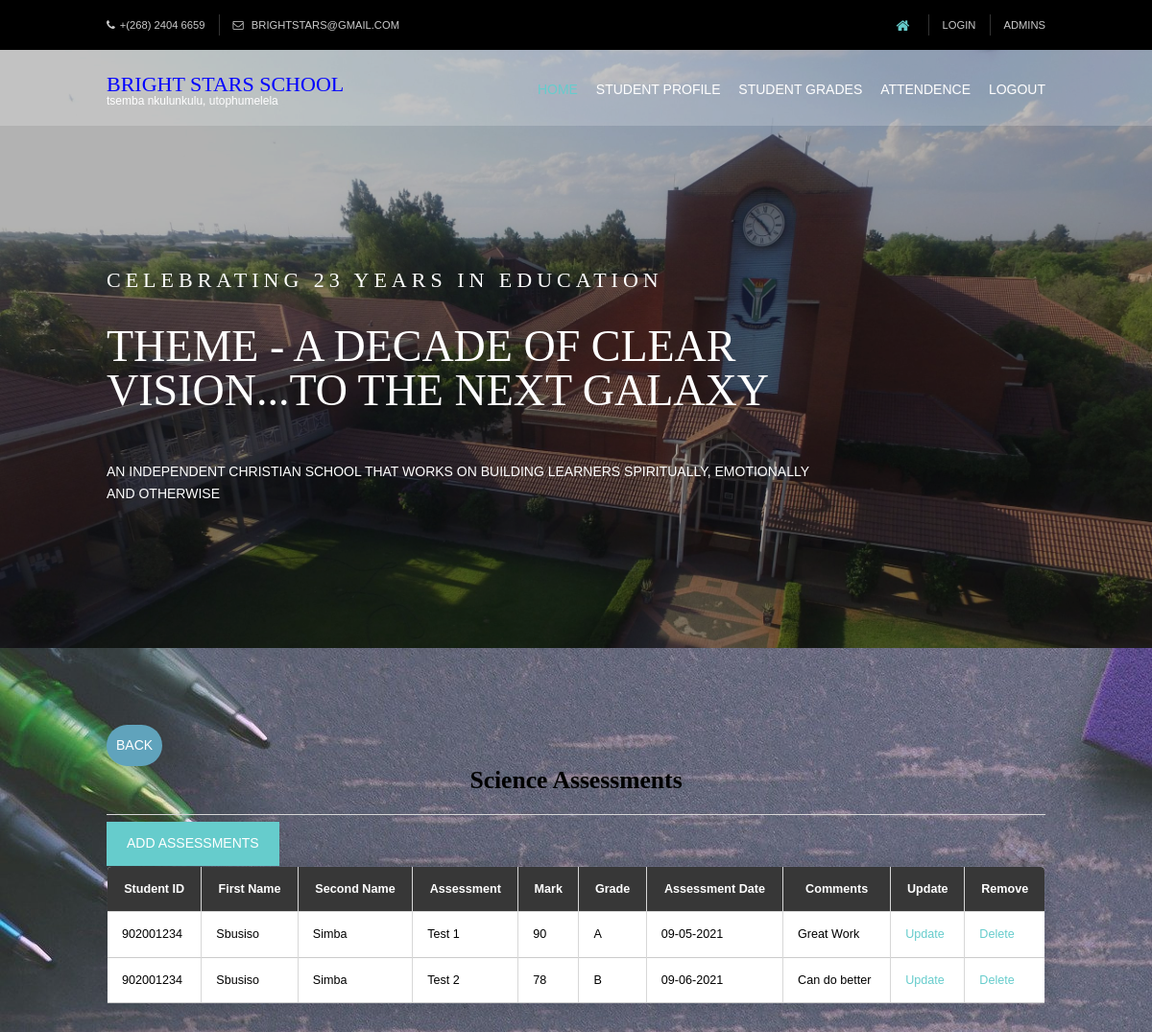
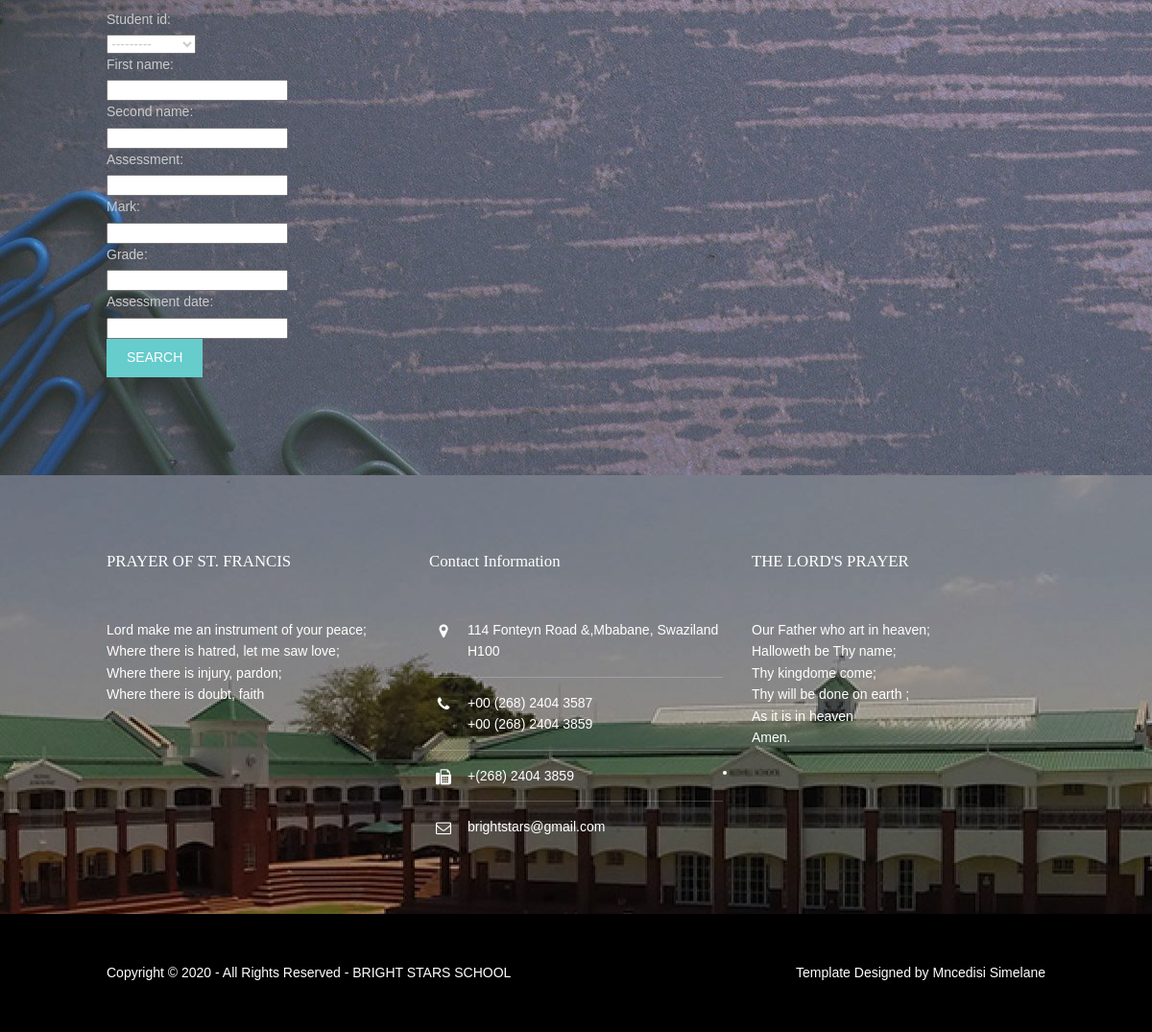
Screenshot of /sciences/ (signed in) with the database file from the repository (2 pictures, top to bottom).
### school/models.py (models this page shows, shortened)
class science(models.Model):
	student_id =models.ForeignKey(student_profile, null=True, on_delete=models.SET_NULL)
	first_name = models.CharField(max_length=200, null=True)
	second_name = models.CharField(max_length=200, null=True)
	assessment = models.CharField(max_length=200, null=True)
	mark = models.CharField(max_length=200, null=True)
	grade = models.CharField(max_length=200, null=True)
	assessment_date = models.CharField(max_length=200, null=True)
	comments = models.CharField(max_length=200, null=True, blank=True)

class student_profile(models.Model):
	student_id = models.CharField(max_length=20, primary_key=True)
	user = models.OneToOneField(User, null=True, on_delete=models.CASCADE)
	first_name = models.CharField(max_length=200, null=True)
	second_name = models.CharField(max_length=200, null=True)
	date_of_birth = models.CharField(max_length=200, null=True)
	nationality = models.CharField(max_length=200, null=True)
	grade_and_class = models.CharField(max_length=200, null=True)
	profile_pic = models.ImageField(default='default.jpg', null=True, blank=True)
	allergies =  models.CharField(max_length=200, null=True)
	subjects = models.ManyToManyField(subject)
	def __str__(self):
		return self.student_id

### school/views.py (the view)
# urls.py: path('sciences/', views.sciences, name="sciences"),
@login_required(login_url='login')
def sciences(request):
	sciences = science.objects.all()
	myFilter = scienceFilter(request.GET, queryset=sciences)
	sciences = myFilter.qs
	context = {'sciences': sciences, 'myFilter': myFilter}
	return render(request, 'school/sciences.html', context)

### school/templates/school/sciences.html (shortened to what this page needs)
{%  extends 'school/user_main.html' %}
{% block content %}
  <div class="ten">
  <main class="hoc container clear">
<a class="myButton2" href="{% url 'teacher_panel' %}">Back</a>
<br>
<div class="row">
	<div class="col-md-7">
		<h5 align="center">Science Assessments</h5>
		<hr>
		<div class="card card-body">
			<a class="btn btn-primary  btn-sm btn-block" href="{% url 'create_sciences' %}">Add assessments</a>
			<table class="content-table">
				<tr>
					<th>Student ID</th>
					<th>First Name</th>
					<th>Second Name</th>
					<th>Assessment</th>
					<th>Mark</th>
					<th>Grade</th>
					<th>Assessment Date</th>
					<th>Comments</th>
					<th>Update</th>
					<th>Remove</th>
				</tr>
				{% for i in sciences %}
					<tr>
					<td>{{i.student_id}}</td>
					<td>{{i.first_name}}</td>
					<td>{{i.second_name}}</td>
					<td>{{i.assessment}}</td>
					<td>{{i.mark}}</td>
					<td>{{i.grade}}</td>
					<td>{{i.assessment_date}}</td>
					<td>{{i.comments}}</td>
					<td><a href="{% url 'update_sciences' i.id %}">Update</a></td>
					<td><a href="{% url 'delete_sciences' i.id %}">Delete</a></td>
					</tr>
				{% endfor %}
			</table>
		</div>
	</div>
	<br>
<div class="row">
	<div class="col">
		<div class="card card-body">
			<form method="get">
				{{myFilter.form}}
		    <button class="btn btn-primary" type="submit">Search</button>
		  </form>
		</div>
	</div>
</div>
<br>
</div>
</main>
</div>
{% endblock %}

### static/layout/styles/layout.css (style rules this page uses)
.container { padding:80px 0; }
*, *::before, *::after { transition:all .3s ease-in-out; }
table, th, td { border:1px solid; border-collapse:collapse; vertical-align:top; }
table, th { table-layout:auto; }
table { width:100%; margin-bottom:15px; }
th, td { padding:5px 8px; }
td { border-width:0 1px; }
body { color:#CBCBCB; background-color:#000000; }
a { color:#66CCCC; }
hr, .borderedbox { border-color:#D7D7D7; }
.btn, .btn.inverse:hover { color:#FFFFFF; background-color:#66CCCC; border-color:#66CCCC; }
table, th, td, #comments .avatar, #comments input, #comments textarea { border-color:#D7D7D7; }
th { color:#FFFFFF; background-color:#373737; }
tr, #comments li, #comments input[type="submit"], #comments input[type="reset"] { color:inherit; background-color:#FBFBFB; }
tr:nth-child(even), #comments li:nth-child(even) { color:inherit; background-color:#F7F7F7; }
table a, #comments a { background-color:inherit; }
@media screen and (min-width:978px) { .hoc { max-width:978px; } }

### static/layout/styles/framework.css (style rules this page uses)
html { overflow-y:scroll; overflow-x:hidden; }
html, body { margin:0; padding:0; font-size:14px; line-height:1.6em; }
*, *::before, *::after { box-sizing:border-box; }
.btn { display:inline-block; padding:10px 20px 12px; text-transform:uppercase; border:1px solid; }
.clear, .group { display:block; }
.clear::before, .clear::after, .group::before, .group::after { display:table; content:""; }
.clear, .clear::after, .group, .group::after { clear:both; }
a { outline:none; text-decoration:none; }
body, input, textarea, select { font-family:Verdana, Geneva, sans-serif; }
h1, h2, h3, h4, h5, h6, .heading { font-family:Georgia, "Times New Roman", Times, serif; }
form, fieldset, legend { margin:0; padding:0; border:none; }
label, input, textarea, select, button { display:block; resize:none; outline:none; color:inherit; font-size:inherit; font-family:inherit; vertical-align:middle; }
label { margin-bottom:5px; }
h1, h2, h3, h4, h5, h6, .heading { margin:0 0 20px 0; font-size:22px; line-height:normal; font-weight:normal; text-transform:capitalize; }
hr { display:block; width:100%; height:1px; border:solid; border-width:1px 0 0 0; }
.hoc { display:block; margin:0 auto; }
address, article, aside, figcaption, figure, footer, header, main, nav, section { display:block; margin:0; padding:0; }

### school/templates/school/sciences.html (style rules this page uses)
div.ten { background-image: url("../images/r.jpg"); background-color: #c2e9fb; }
.content-table { border-collapse: collapse; margin-left: auto; margin-right: auto; font-size: 0.9em; min-width: 400px; border-radius: 5px 5px 0 0; overflow: hidden; box-shadow: 0 0 20px rgba(0, 0, 0, 0.15); }
.content-table th { padding: 12px 15px; }
.content-table td { padding: 12px 15px; color: black; }
.content-table tbody tr { background-color: #ffff; }
.content-table tbody tr { border-bottom: 1px solid; }
.content-table tbody tr:nth-of-type(even) { background-color: white; }
.content-table tbody tr:last-of-type { border-bottom: 2px solid; }
h5 { font-family: Poiret One; font-size: 1.83em; font-weight: bold; color: black; float: center; }
.myButton2 { color: #fff !important; text-transform: uppercase; text-decoration: none; background: #60a3bc; padding: 10px; border-radius: 30px; display: inline-block; border: none; transition: all 0.4s ease 0s; }

### rows the page displays
science: student_id "902001234", first_name "Sbusiso", second_name "Simba", assessment "Test 1", mark "90", grade "A", assessment_date "09-05-2021", comments "Great Work"
science: student_id "902001234", first_name "Sbusiso", second_name "Simba", assessment "Test 2", mark "78", grade "B", assessment_date "09-06-2021", comments "Can do better"
student_profile: student_id "---------"
